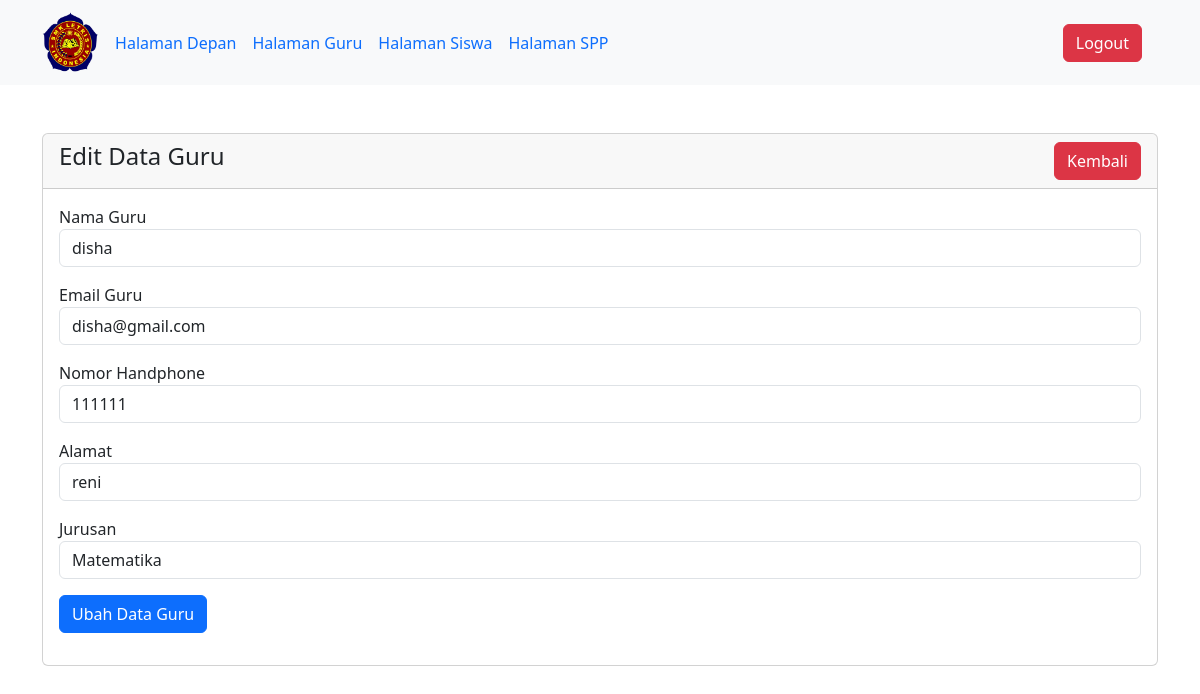
Screenshot of /views/crud_edit_guru.php?id=2 (signed in) with the database file from the repository.
### tables this page shows
CREATE TABLE `guru` (
  `id` int(11) NOT NULL,
  `nama` varchar(255) NOT NULL,
  `email` varchar(255) NOT NULL,
  `no_hp` int(25) NOT NULL,
  `id_mapel` int(11) NOT NULL,
  `alamat` varchar(255) NOT NULL
);

### views/crud_edit_guru.php (the view, shortened to what this page needs)
<?php
include("../includes/inc_header.php");
include "../includes/inc_koneksi.php";
?>
<div class="container mt-5">
    <div class="col-md-12">
        <div class="card">
            <div class="card-header">
                <h4>Edit Data Guru <a href="../views/admin_depan.php" class="btn btn-danger float-end">Kembali</a></h4>
            </div>
            <div class="card-body">
                <?php
                if (isset($_GET['id'])) {
                    $id_guru = mysqli_real_escape_string($koneksi, $_GET['id']);
                    $query = "SELECT * FROM guru WHERE id='$id_guru'";
                    $query_run = mysqli_query($koneksi, $query);
                    if (mysqli_num_rows($query_run) > 0) {
                        $guru = mysqli_fetch_array($query_run);
                        ?>
                        <form action="../controllers/controller_guru.php" method="POST">
                            <div class="mb-3">
                                <label>Nama Guru</label>
                                <input type="text" name="nama" value="<?= $guru['nama']; ?>" class="form-control">
                            </div>
                            <div class="mb-3">
                                <label>Email Guru</label>
                                <input type="email" name="email" value="<?= $guru['email']; ?>" class="form-control">
                            </div>
                            <div class="mb-3">
                                <label>Nomor Handphone</label>
                                <input type="text" name="no_hp" value="<?= $guru['no_hp']; ?>" class="form-control">
                            </div>
                            <div class="mb-3">
                                <div class="mb-3">
                                    <label>Alamat</label>
                                    <input type="text" name="alamat" value="<?= $guru['alamat']; ?>" class="form-control">
                                </div>
                                <div class="mb-3">
                                    <label>Jurusan</label>
                                    <select class="form-control" name="id_mapel">
                                        <?php
                                        $query = "SELECT * FROM mata_pelajaran";
                                        $query_run = mysqli_query($koneksi, $query);
                                        if (mysqli_num_rows($query_run) > 0) {
                                            foreach ($query_run as $mapel) {
                                                ?>
                                                <option value="<?= $mapel['id'] ?>">
                                                    <?= $mapel['mata_pelajaran'] ?>
                                                </option>
                                                <?php
                                            }
                                        } else {
                                            echo "Belum Ada Data Mata Pelajaran";
                                        }
                                        ?>
                                    </select>
                                </div>
                                <div class="mb-3">
                                    <button type="submit" name="ubah_data_guru" class="btn btn-primary">Ubah Data Guru</button>
                                </div>
                        </form>
                        <?php
                    } else {
                        echo "<h4> Data Guru Tidak Ditemukan </h4>";
                    }
                }
                ?>
            </div>
        </div>
    </div>
</div>
<?php
include("../includes/inc_footer.php");
?>

### rows the page displays
guru: nama "disha", email "disha@gmail.com", no_hp "111111", alamat "reni"

### other values shown
form field id_mapel "Matematika"
